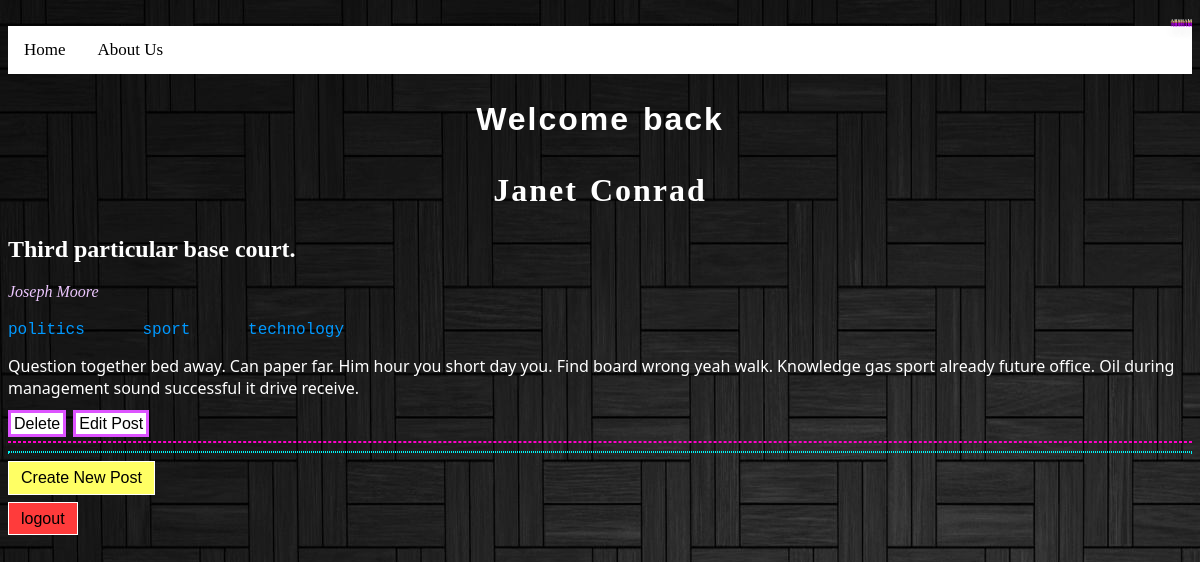
Page /search/sport (signed in) on the committed database.
### weblog.py (models this page shows)
class User(db.Model, UserMixin):
    id = db.Column(db.Integer, primary_key=True)
    name = db.Column(db.String(50), nullable=False)
    username = db.Column(db.String(50), nullable=False, unique=True)
    password = db.Column(db.String(30), nullable=False)
    role = db.Column(db.String(10), nullable=False)
    posts = db.relationship('Post', backref='author')

class Post(db.Model):
    id = db.Column(db.Integer, primary_key=True)
    title = db.Column(db.String(200), nullable=False)
    image = db.Column(db.String(200))
    video = db.Column(db.String(200))
    content = db.Column(db.String(1000), nullable=False)
    date_created = db.Column(db.DateTime, default=datetime.now())
    author_id = db.Column(db.Integer, db.ForeignKey('user.id'))
    labels = db.relationship('Tag', secondary='post_tag', backref='posts_labeled')

class Tag(db.Model):
    id = db.Column(db.Integer, primary_key=True)
    name = db.Column(db.String(50), nullable=False)

### weblog.py (the view)
@app.route('/search/<name>')
def search(name):
    all_posts = Post.query.all()
    posts = []
    for post in all_posts:
        if name in post.content:
            posts.append(post)
    return render_template('dashboard.html', posts=posts, user=current_user)

### weblog.py (called while the page is built)
@login_manager.user_loader
def load_user(user_id):
    return User.query.get(int(user_id))

### templates/dashboard.html (shortened to what this page needs)
{% extends 'base.html' %}
{% block content %}
<div class="AS">
    <span>A</span>
    <span>R</span>
    <span>S</span>
    <span>H</span>
    <span>A</span>
    <span>M</span>
</div>
<link rel="stylesheet" href="{{url_for('static', filename='main4.css')}}">
<div class="topnav">
    <a href="{{url_for('index')}}">Home</a>
    <a class="toolb" href="{{url_for('about')}}">About Us</a>
</div>
<h1>Welcome back <h1><b>{{user.username}}</b></h1></h1>
{% for post in posts %}
    <h2>{{post.title}}</h2>
    <i>{{post.author.name}}</i>
    <p>{% for tag in post.labels %}<a class="tagss" href="/tag/{{tag.name}}">{{tag.name}}      </a>{% endfor %}</p>
    <p>{{post.content}}</p>
    <a class="delete" href="/delete/{{post.id}}">Delete</a>
    <a class="edit" href="/edit/{{post.id}}">Edit Post</a>
    <hr>
    <hr>
{% endfor %}
<a class="new_post" href="{{url_for('new_post')}}">Create New Post</a>
<br>
<a class="logout" href="{{url_for('logout')}}">logout</a>
{% endblock %}

### static/main4.css (style rules this page uses)
a.delete { white-space: pre-wrap; }
html { color: white; background-image: url("blackback.jpeg") }
p { font-family:'Segoe UI', Tahoma, Geneva, Verdana, sans-serif }
.tagss:link { color: #0099ff; text-decoration: none; white-space:pre-wrap; font-family: 'Courier New', Courier, monospace; }
i { color: rgb(237, 199, 255); }
.new_post:link, .new_post:visited { background-color: rgb(255, 255, 100); color: black; padding: 7px 12px; margin-bottom: 15px; text-decoration: none; display: inline-block; border: 0.15px solid white; text-align: left; font-family:sans-serif }
.logout:link, .logout:visited { background-color: rgb(255, 59, 59); color: black; padding: 7px 12px; text-decoration: none; border: 0.15px solid white; font-family:sans-serif }
h1 { text-align: center; letter-spacing: 2px; font-family: Impact, Haettenschweiler, 'Arial Narrow Bold', sans-serif; word-spacing: 2px; padding: 6px; }
hr { border: 1px dashed rgb(255, 0, 200); }
hr+hr { border: 1.5px dotted rgb(0, 245, 245); }
.edit:link, .edit:visited { color: black; background-color: white; border : 3px solid rgb(221, 83, 255); padding: 2px 3px; text-decoration: none; font-family:'Franklin Gothic Medium', 'Arial Narrow', Arial, sans-serif }
.delete:link, .delete:visited { color: black; background-color: white; border : 3px solid rgb(221, 83, 255); padding: 2px 3px; text-decoration: none; font-family: Arial, Helvetica, sans-serif; margin-right: 3px; font-family:'Franklin Gothic Medium', 'Arial Narrow', Arial, sans-serif }
h1>b { font-family:cursive }
.topnav { overflow: hidden; background-color: #ffffff; }
.topnav a { float: left; color: #000000; text-align: center; padding: 14px 16px; text-decoration: none; font-size: 17px; }
.AS { height: 100px; }
.AS span { position: relative; top: 10px; margin-bottom: 12.75px; display: inline-block; animation: bounce .3s ease infinite alternate; font-family: 'Titan One'cursive; font-size: 5px; color: #fff; text-shadow: 0 1px 0 rgb(255, 230, 0), 0 2px 0 rgb(195, 0, 255), 0 3px 0 rgb(195, 0, 255), 0 4px 0 rgb(195, 0, 255), 0 5px 0 rgb(195, 0, 255), 0 6px 0 transparent, 0 7px 0 transparent, 0 8px 0 transparent, 0 9px 0 transparent, 0 10px 10px rgba(0, 0, 0, 0.4); }
.AS span:nth-child(2) { animation-delay: .1s; }
.AS span:nth-child(3) { animation-delay: .2s; }
.AS span:nth-child(4) { animation-delay: .3s; }
.AS span:nth-child(5) { animation-delay: .4s; }
.AS span:nth-child(6) { animation-delay: .5s; }
.AS { width: 100%; height: 100%; background: rgba(255, 253, 253, 0); -webkit-font-smoothing: antialiased; display: flex; justify-content: right; align-items: right; }

### rows in the picture
User: username "Janet Conrad"
Post: title "Third particular base court.", author.name "Joseph Moore", content "Question together bed away. Can paper far. Him hour you short day you. Find board wrong yeah walk. Knowledge gas sport already future office. Oil during management sound successful it drive receive."
Tag: name "politics"
Tag: name "sport"
Tag: name "technology"
